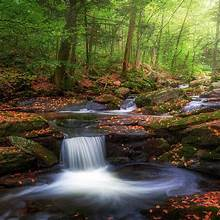
#> input picture backend/test.jpeg, 220 x 220 px
$ python -i image_processing.py   (imports and definitions only)
#> lines starting #> are read from the running program, lines starting #| are printed output that depends on the picture; after the words box and inside, x2 and y2 are one past the last pixel; in counts of white or black regions, pixels touching at a corner belong together
#> further down, picture is the input picture: shape (220, 220, 3); mean B, G, R 58.2, 86.6, 87.9
import cv2
import numpy as np
from typing import Dict, Callable

def apply_grayscale(img: np.ndarray) -> np.ndarray:
    """Convert image to grayscale"""
    return cv2.cvtColor(img, cv2.COLOR_BGR2GRAY)

def apply_invert(img: np.ndarray) -> np.ndarray:
    """Invert image colors"""
    return cv2.bitwise_not(img)

def apply_blur(img: np.ndarray, kernel_size: int = 15) -> np.ndarray:
    """Apply Gaussian blur"""
    return cv2.GaussianBlur(img, (kernel_size, kernel_size), 0)

# [11 lines left out: functions apply_edge_detect, apply_pencil_sketch, not called in this run]

def apply_cartoonify(img: np.ndarray) -> np.ndarray:
    """Apply cartoon effect"""
    gray = cv2.cvtColor(img, cv2.COLOR_BGR2GRAY)
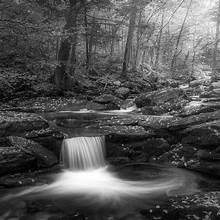
#> gray: shape (220, 220); min 0, max 255, mean 83.7
    blur = cv2.medianBlur(gray, 5)
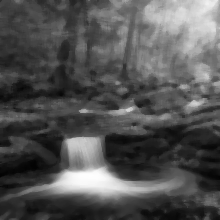
#> blur: shape (220, 220); min 3, max 254, mean 82.7
    edges = cv2.adaptiveThreshold(blur, 255, cv2.ADAPTIVE_THRESH_MEAN_C, cv2.THRESH_BINARY, 9, 9)
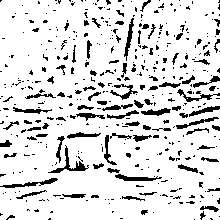
#> edges: shape (220, 220); 86.6% white; 436 black regions (345 under 20 px), largest, box (x1, y1, x2, y2) and area: (48, 145, 89, 173) 218, (0, 178, 58, 188) 182, (115, 174, 162, 181) 165
    color = cv2.bilateralFilter(img, 9, 300, 300)
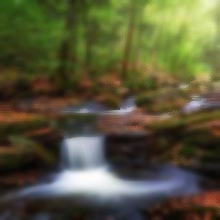
#> color: shape (220, 220, 3); mean B, G, R 58.1, 86.4, 87.7
    return cv2.bitwise_and(color, color, mask=edges)
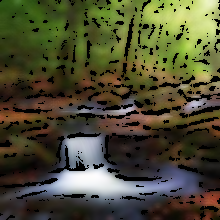
#> returned value: shape (220, 220, 3); mean of channels 0, 1, 2 51, 76.2, 76.9; drawn as B, G, R

# [13 lines left out: functions apply_sharpen, apply_sepia, not called in this run]

def apply_watercolor(img: np.ndarray) -> np.ndarray:
    """Apply watercolor effect"""
    return cv2.stylization(img, sigma_s=60, sigma_r=0.6)

def apply_hdr(img: np.ndarray) -> np.ndarray:
    """Enhance details for HDR effect"""
    return cv2.detailEnhance(img, sigma_s=12, sigma_r=0.15)

def apply_thermal(img: np.ndarray) -> np.ndarray:
    """Apply thermal camera effect"""
    return cv2.applyColorMap(img, cv2.COLORMAP_HOT)

def apply_night_vision(img: np.ndarray) -> np.ndarray:
    """Apply night vision effect"""
    return cv2.applyColorMap(img, cv2.COLORMAP_JET)

# [32 lines left out: functions apply_emboss, apply_mosaic, apply_vignette, apply_halftone, apply_pop_art, not called in this run]

EFFECTS_MAP: Dict[str, Callable[[np.ndarray], np.ndarray]] = {
    "grayscale": apply_grayscale,
    "invert": apply_invert,
    "blur": apply_blur,
    "edge-detect": apply_edge_detect,
    "pencil-sketch": apply_pencil_sketch,
    "cartoonify": apply_cartoonify,
    "sharpen": apply_sharpen,
    "sepia": apply_sepia,
    "watercolor": apply_watercolor,
    "hdr": apply_hdr,
    "thermal": apply_thermal,
    "night-vision": apply_night_vision,
    "emboss": apply_emboss,
    "mosaic": apply_mosaic,
    "vignette": apply_vignette,
    "halftone": apply_halftone,
    "pop-art": apply_pop_art
}

# [7 lines left out: function process_image, not called in this run]

>>> import cv2
>>> picture = cv2.imread('../test.jpeg')
>>> result = apply_cartoonify(picture)
